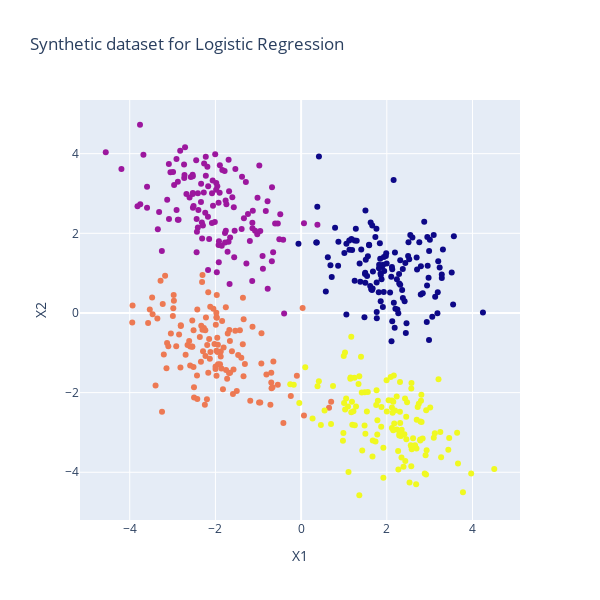

This figure's notebook cell:
### Markdown cell above
### Logistic Regression

### Code cell
X,y = synthetic_dataset_lr(n_samples=500, correlation=-0.4, noise_scale=0.7)
correlation = np.corrcoef(X[:,0], X[:,1])[0,1]
print("Correlation:", correlation)
draw_plot(X,y,"Synthetic dataset for Logistic Regression")

### Figure 1 — Plotly figure (JSON) as saved in the notebook; plotly's stock layout.template omitted (floating-point values rounded to 4 significant figures; data arrays with more than 128 entries replaced by an {"elided": "..."} marker saying what was removed)
{"data": [{"marker": {"color": {"elided": "500 int values"}}, "mode": "markers", "type": "scatter", "x": {"elided": "500 float values"}, "y": {"elided": "500 float values"}}], "layout": {"height": 600, "showlegend": false, "title": {"text": "Synthetic dataset for Logistic Regression"}, "width": 600, "xaxis": {"title": {"text": "X1"}}, "yaxis": {"title": {"text": "X2"}}}}
